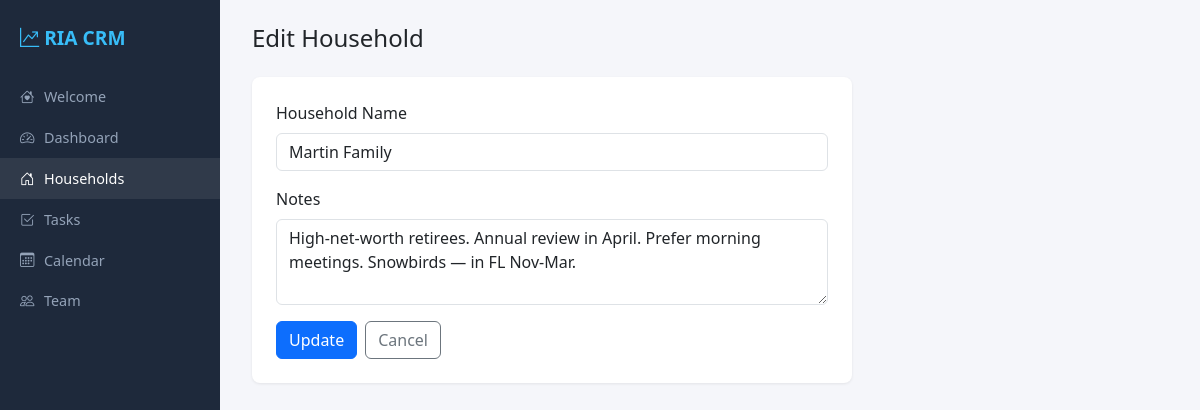
/households/1/edit, run on the app's committed database.
### models.py (models this page shows, shortened)
class Household(db.Model):
    id = db.Column(db.Integer, primary_key=True)
    name = db.Column(db.String(200), nullable=False)
    notes = db.Column(db.Text, default="")
    created_at = db.Column(db.DateTime, default=datetime.utcnow)
    people = db.relationship("Person", backref="household", lazy=True, cascade="all, delete-orphan")
    accounts = db.relationship("Account", backref="household", lazy=True, cascade="all, delete-orphan")
    tasks = db.relationship("Task", backref="household", lazy=True, cascade="all, delete-orphan")
    meetings = db.relationship("Meeting", backref="household", lazy=True, cascade="all, delete-orphan")

### app.py (the view)
@app.route("/households/<int:id>/edit", methods=["GET", "POST"])
def household_edit(id):
    h = Household.query.get_or_404(id)
    if request.method == "POST":
        h.name = request.form["name"]
        h.notes = request.form.get("notes", "")
        db.session.commit()
        flash(f"Household '{h.name}' updated.", "success")
        return redirect(url_for("household_detail", id=h.id))
    return render_template("household_form.html", household=h)

### templates/household_form.html (shortened to what this page needs)
{% extends "base.html" %}
{% block content %}
<h4 class="mb-4">{{ 'Edit' if household else 'New' }} Household</h4>
<div class="card p-4" style="max-width: 600px;">
    <form method="POST">
        <div class="mb-3">
            <label class="form-label">Household Name</label>
            <input type="text" name="name" class="form-control" value="{{ household.name if household else '' }}" required>
        </div>
        <div class="mb-3">
            <label class="form-label">Notes</label>
            <textarea name="notes" class="form-control" rows="3">{{ household.notes if household else '' }}</textarea>
        </div>
        <div class="d-flex gap-2">
            <button type="submit" class="btn btn-primary">{{ 'Update' if household else 'Create' }}</button>
            <a href="{{ url_for('household_list') }}" class="btn btn-outline-secondary">Cancel</a>
        </div>
    </form>
</div>
{% endblock %}

### templates/base.html (style rules this page uses)
:root { --sidebar-width: 220px; }
body { background: #f5f6fa; font-family: 'Segoe UI', system-ui, sans-serif; }
.card { border: none; box-shadow: 0 1px 3px rgba(0,0,0,0.08); border-radius: 0.5rem; }

### data on the page
Household: name "Martin Family", notes "High-net-worth retirees. Annual review in April. Prefer morning meetings. Snowbirds — in FL Nov-Mar."

### other printed values
{{ 'Edit' if household else 'New' }} "Edit"
{{ 'Update' if household else 'Create' }} "Update"
